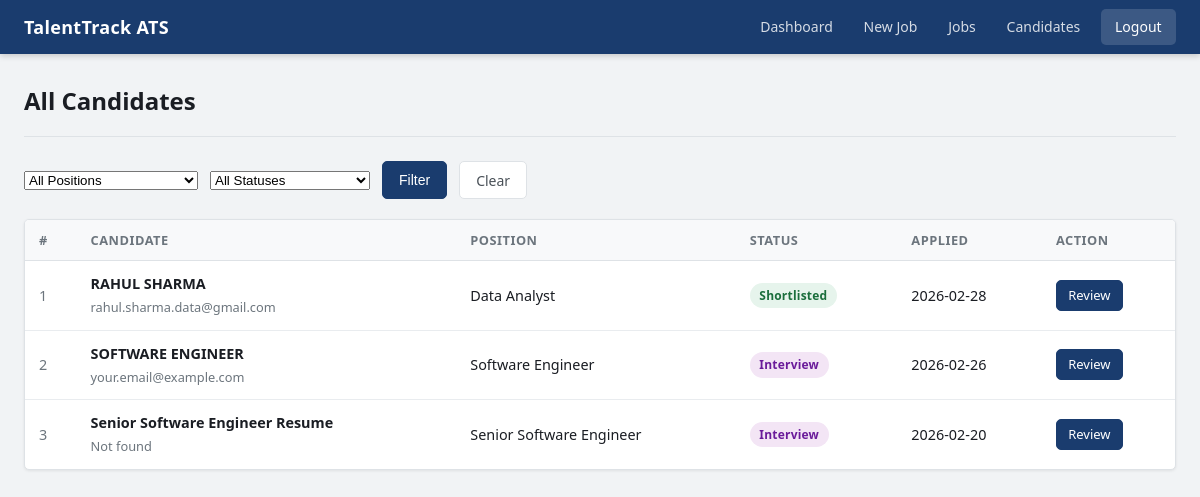
/hr/candidates (signed in), run on the app's committed database.
### tables this page shows
CREATE TABLE applications (
    id INTEGER PRIMARY KEY AUTOINCREMENT,
    candidate_id INTEGER NOT NULL,
    job_id INTEGER NOT NULL,
    resume_path TEXT NOT NULL,
    resume_hash TEXT NOT NULL,
    parsed_name TEXT,
    parsed_email TEXT,
    parsed_phone TEXT,
    parsed_skills TEXT,
    parsed_experience INTEGER DEFAULT 0,
    parsed_education TEXT,
    skill_score REAL DEFAULT 0,
    experience_score REAL DEFAULT 0,
    education_score REAL DEFAULT 0,
    weighted_total REAL DEFAULT 0,
    rank_position INTEGER,
    status TEXT DEFAULT 'Under Review' CHECK(status IN ('Under Review', 'Shortlisted', 'Rejected', 'Interview')),
    rejection_reason TEXT,
    matched_skills TEXT,
    missing_skills TEXT,
    partial_matches TEXT,
    score_explanation TEXT,
    feedback TEXT,
    applied_at TIMESTAMP DEFAULT CURRENT_TIMESTAMP,
    FOREIGN KEY (candidate_id) REFERENCES users(id),
    FOREIGN KEY (job_id) REFERENCES jobs(id),
    UNIQUE(candidate_id, job_id)
);

### hr/routes.py (the view)
@hr_bp.route('/candidates')
@hr_required
def candidates():
    job_filter    = request.args.get('job', '').strip()
    status_filter = request.args.get('status', '').strip()
    all_apps  = get_all_applications(
        job_filter    = job_filter    or None,
        status_filter = status_filter or None,
    )
    all_jobs = get_all_jobs(include_closed=True)
    return render_template(
        'hr/candidates.html',
        apps=all_apps,
        jobs=all_jobs,
        job_filter=job_filter,
        status_filter=status_filter,
    )

### auth/models.py (called while the page is built)
def get_db():
    conn = sqlite3.connect(DATABASE)
    conn.row_factory = sqlite3.Row
    return conn

def hr_required(f):
    @wraps(f)
    def decorated_function(*args, **kwargs):
        if 'user_id' not in session or session.get('role') != 'hr':
            flash('HR access required', 'danger')
            return redirect(url_for('landing'))
        return f(*args, **kwargs)
    return decorated_function

### hr/models.py (called while the page is built)
def get_all_jobs(include_closed=True):
    conn = get_db()
    cur = conn.cursor()
    if include_closed:
        cur.execute("SELECT * FROM jobs ORDER BY created_at DESC")
    else:
        cur.execute("SELECT * FROM jobs WHERE is_closed = 0 ORDER BY created_at DESC")
    jobs = cur.fetchall()
    conn.close()
    return jobs

### templates/hr/candidates.html (shortened to what this page needs)
<!DOCTYPE html>
<html lang="en">
<head>
  <link rel="stylesheet" href="{{ url_for('static', filename='css/style.css') }}">
</head>
<body>
<nav class="navbar">
  <div class="navbar-container">
    <span class="nav-brand">TalentTrack ATS</span>
    <div class="nav-menu">
      <a href="{{ url_for('hr.dashboard') }}">Dashboard</a>
      <a href="{{ url_for('hr.create_job_route') }}">New Job</a>
      <a href="{{ url_for('hr.view_jobs') }}">Jobs</a>
      <a href="{{ url_for('hr.candidates') }}">Candidates</a>
      <a href="{{ url_for('auth.logout') }}" class="btn-logout">Logout</a>
    </div>
  </div>
</nav>
<div class="container">
  <div class="page-header">
    <h1>All Candidates</h1>
  </div>
  <form method="GET" class="filter-bar">
    <select name="job">
      <option value="">All Positions</option>
    </select>
    <select name="status">
      <option value="">All Statuses</option>
    </select>
    <button type="submit" class="btn btn-primary">Filter</button>
    <a href="{{ url_for('hr.candidates') }}" class="btn btn-secondary">Clear</a>
  </form>
  {% if apps %}
  <div class="card" style="padding:0;overflow:hidden;">
    <table>
      <thead>
        <tr>
          <th>#</th><th>Candidate</th><th>Position</th>
          <th>Status</th><th>Applied</th><th>Action</th>
        </tr>
      </thead>
      <tbody>
      {% for app in apps %}
      <tr>
        <td style="color:var(--gray-500);">{{ loop.index }}</td>
        <td><strong>{{ app.parsed_name or app.candidate_name }}</strong><br>
          <span style="font-size:.8rem;color:var(--gray-500);">{{ app.parsed_email or '' }}</span>
        </td>
        <td>{{ app.job_title }}</td>
        <td><span class="badge badge-{{ app.status|lower|replace(' ','-') }}">{{ app.status }}</span></td>
        <td>{{ app.applied_at[:10] }}</td>
        <td><a href="{{ url_for('hr.candidate_detail', id=app.id) }}" class="btn btn-sm btn-primary">Review</a></td>
      </tr>
      {% endfor %}
      </tbody>
    </table>
  </div>
  {% else %}
  <div class="empty-state">No candidates match the selected filters.</div>
  {% endif %}
</div>
</body>
</html>

### static/css/style.css (style rules this page uses)
*, *::before, *::after { box-sizing: border-box; margin: 0; padding: 0; }
:root { --blue: #1a3c6e; --blue-hover: #14305a; --blue-light: #e8eef7; --green: #1a6e3c; --green-bg: #e6f4ec; --red: #6e1a1a; --red-bg: #f4e6e6; --amber: #7a5200; --amber-bg: #fef3d0; --gray-50: #f8f9fa; --gray-100: #f1f3f5; --gray-200: #e9ecef; --gray-300: #dee2e6; --gray-500: #6c757d; --gray-700: #495057; --gray-900: #1a1d23; --white: #ffffff; --radius: 5px; --shadow-sm: 0 1px 3px rgba(0,0,0,.08); --shadow: 0 2px 8px rgba(0,0,0,.10); --font: 'Segoe UI', system-ui, -apple-system, sans-serif; }
body { font-family: var(--font); background: var(--gray-100); color: var(--gray-900); font-size: 0.9375rem; line-height: 1.6; min-height: 100vh; }
.navbar { background: var(--blue); box-shadow: 0 2px 6px rgba(0,0,0,.18); position: sticky; top: 0; z-index: 100; }
.navbar-container { max-width: 1200px; margin: 0 auto; display: flex; align-items: center; justify-content: space-between; padding: 0 1.5rem; height: 54px; }
.nav-brand { font-size: 1.125rem; font-weight: 700; color: var(--white); letter-spacing: .3px; }
.nav-menu { display: flex; align-items: center; gap: 2px; }
.nav-menu a { color: rgba(255,255,255,.82); text-decoration: none; font-size: 0.875rem; font-weight: 500; padding: .4rem .9rem; border-radius: var(--radius); transition: background .15s, color .15s; }
.nav-menu .btn-logout { background: rgba(255,255,255,.15); color: #fff; margin-left: .25rem; }
.container { max-width: 1200px; margin: 0 auto; padding: 1.75rem 1.5rem; }
.page-header { margin-bottom: 1.5rem; padding-bottom: 1rem; border-bottom: 1px solid var(--gray-300); }
.page-header h1 { font-size: 1.5rem; font-weight: 700; color: var(--gray-900); }
.card { background: var(--white); border: 1px solid var(--gray-300); border-radius: var(--radius); padding: 1.5rem; margin-bottom: 1.25rem; box-shadow: var(--shadow-sm); }
.btn { display: inline-flex; align-items: center; gap: .35rem; padding: .45rem 1rem; font-size: .875rem; font-weight: 500; border: 1px solid transparent; border-radius: var(--radius); cursor: pointer; text-decoration: none; transition: all .15s; line-height: 1.5; white-space: nowrap; }
.btn-primary { background: var(--blue); color: #fff; border-color: var(--blue); }
.btn-secondary { background: var(--white); color: var(--gray-700); border-color: var(--gray-300); }
.btn-sm { padding: .3rem .7rem; font-size: .8125rem; }
table { width: 100%; border-collapse: collapse; }
thead th { background: var(--gray-50); text-align: left; font-size: .8rem; font-weight: 600; color: var(--gray-500); text-transform: uppercase; letter-spacing: .5px; padding: .625rem .875rem; border-bottom: 1px solid var(--gray-300); }
tbody td { padding: .7rem .875rem; font-size: .9rem; color: var(--gray-900); border-bottom: 1px solid var(--gray-200); vertical-align: middle; }
tbody tr:last-child td { border-bottom: none; }
.badge { display: inline-flex; align-items: center; padding: .2rem .6rem; font-size: .75rem; font-weight: 600; border-radius: 20px; letter-spacing: .2px; white-space: nowrap; }
.badge-shortlisted { background: var(--green-bg); color: var(--green); }
.badge-interview { background: #f3e5f5; color: #6a1b9a; }
.filter-bar { display: flex; gap: .75rem; align-items: center; flex-wrap: wrap; margin-bottom: 1.25rem; }
.filter-bar select { width: auto; min-width: 160px; }

### data on the page
applications: parsed_name "RAHUL SHARMA", parsed_email "rahul.sharma.data@gmail.com", job_title "Data Analyst", status "Shortlisted", applied_at "2026-02-28"
applications: parsed_name "SOFTWARE ENGINEER", parsed_email "your.email@example.com", job_title "Software Engineer", status "Interview", applied_at "2026-02-26"
applications: parsed_name "Senior Software Engineer Resume", parsed_email "Not found", job_title "Senior Software Engineer", status "Interview", applied_at "2026-02-20"
